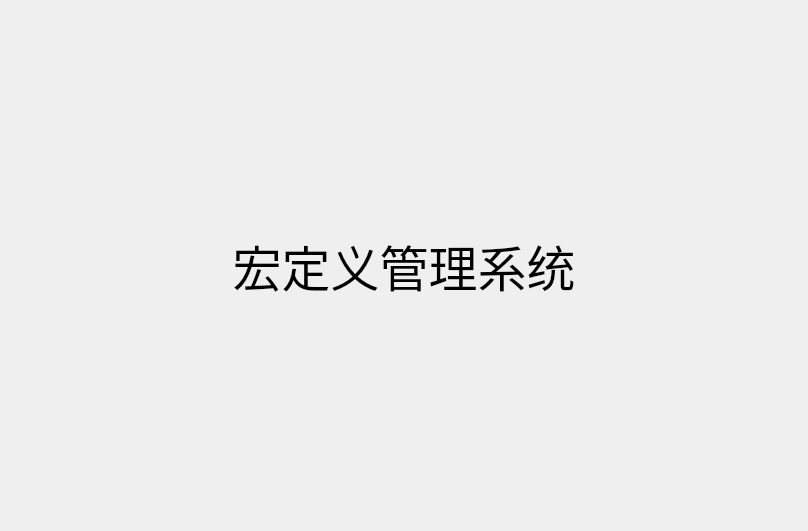
<?xml version="1.0" encoding="UTF-8"?>
<ui version="4.0">
 <class>HomeClass</class>
 <widget class="QWidget" name="HomeClass">
  <property name="geometry">
   <rect>
    <x>0</x>
    <y>0</y>
    <width>808</width>
    <height>531</height>
   </rect>
  </property>
  <property name="windowTitle">
   <string>Home</string>
  </property>
  <layout class="QVBoxLayout" name="verticalLayout">
   <item>
    <widget class="QLabel" name="label">
     <property name="font">
      <font>
       <pointsize>37</pointsize>
      </font>
     </property>
     <property name="text">
      <string>宏定义管理系统</string>
     </property>
     <property name="alignment">
      <set>Qt::AlignmentFlag::AlignCenter</set>
     </property>
    </widget>
   </item>
  </layout>
 </widget>
 <layoutdefault spacing="6" margin="11"/>
 <resources/>
 <connections/>
</ui>
